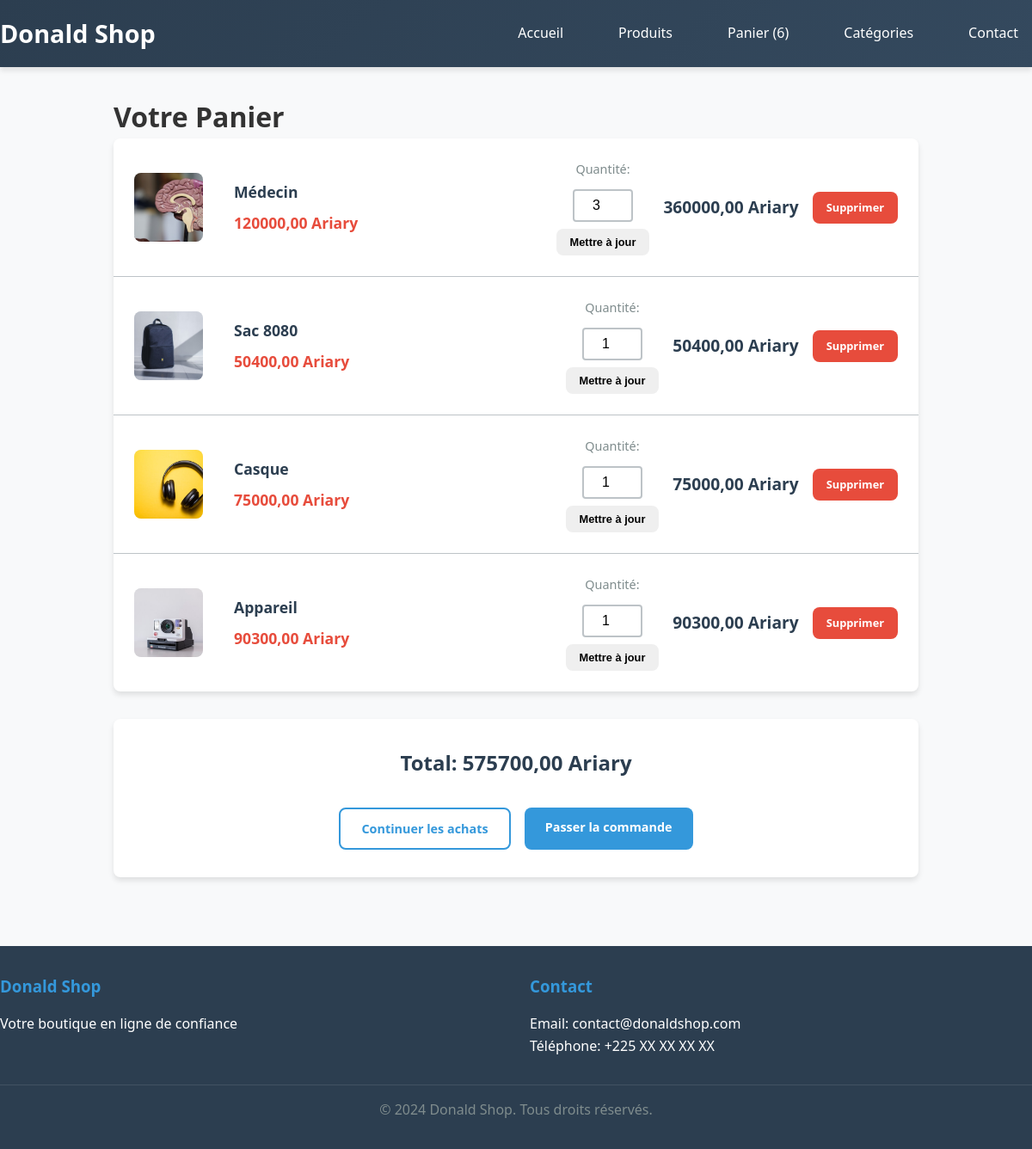
/panier/, run on the app's committed database.
### cart/models.py (models this page shows, shortened)
class Panier(models.Model):
    utilisateur = models.ForeignKey(User, on_delete=models.CASCADE, null=True, blank=True)
    session_key = models.CharField(max_length=40, null=True, blank=True)
    date_creation = models.DateTimeField(auto_now_add=True)
    date_modification = models.DateTimeField(auto_now=True)
    def total(self):
        return sum(item.sous_total() for item in self.items.all())
    def nombre_articles(self):
        return sum(item.quantite for item in self.items.all())

class ArticlePanier(models.Model):
    panier = models.ForeignKey(Panier, on_delete=models.CASCADE, related_name='items')
    produit = models.ForeignKey(Produit, on_delete=models.CASCADE)
    quantite = models.PositiveIntegerField(default=1)
    def sous_total(self):
        return self.produit.prix * self.quantite

### shop/models.py (models this page shows, shortened)
class Produit(models.Model):
    nom = models.CharField(max_length=200)
    prix = models.DecimalField(max_digits=10, decimal_places=2)
    description = models.TextField()
    image = models.ImageField(upload_to='produits/', blank=True, null=True)
    categorie = models.ForeignKey(Categorie, on_delete=models.CASCADE)
    en_stock = models.BooleanField(default=True)
    date_creation = models.DateTimeField(auto_now_add=True)
    class Meta:
        verbose_name = "Produit"
        verbose_name_plural = "Produits"
        ordering = ['-date_creation']

### cart/views.py (the view)
# urls.py: path('', views.voir_panier, name='voir_panier'),
def voir_panier(request):
    panier = get_panier(request)
    articles = panier.items.all()
    context = {
        'panier': panier,
        'articles': articles,
    }
    return render(request, 'cart/panier.html', context)

### cart/context_processors.py (called while the page is built)
def cart(request):
    if request.path.startswith('/admin/'):
        return {}
    panier = get_panier(request)
    return {
        'panier': panier
    }

### cart/views.py (called while the page is built)
def get_panier(request):
    if request.user.is_authenticated:
        panier, created = Panier.objects.get_or_create(utilisateur=request.user)
    else:
        session_key = request.session.session_key
        if not session_key:
            request.session.create()
            session_key = request.session.session_key
        panier, created = Panier.objects.get_or_create(session_key=session_key)
    return panier

### templates/cart/panier.html (shortened to what this page needs)
{% extends 'base.html' %}
{% load static %}
{% block content %}
<div class="cart-container">
    <h1>Votre Panier</h1>
    {% if articles %}
    <div class="cart-items">
        {% for article in articles %}
        <div class="cart-item">
            <div class="item-image">
                {% if article.produit.image %}
                <img src="{{ article.produit.image.url }}" alt="{{ article.produit.nom }}">
                {% else %}
                <div class="image-placeholder">{{ article.produit.nom }}</div>
                {% endif %}
            </div>
            <div class="item-details">
                <h3>{{ article.produit.nom }}</h3>
                <p class="item-price">{{ article.produit.prix }} Ariary</p>
            </div>
            <div class="item-quantity">
                <form method="post" action="{% url 'modifier_quantite' article.id %}">
                    <label>Quantité:</label>
                    <input type="number" name="quantite" value="{{ article.quantite }}" min="1" max="10">
                    <button type="submit" class="btn btn-small">Mettre à jour</button>
                </form>
            </div>
            <div class="item-subtotal">
                <strong>{{ article.sous_total }} Ariary</strong>
            </div>
            <div class="item-actions">
                <a href="{% url 'supprimer_article' article.id %}" class="btn btn-danger btn-small">Supprimer</a>
            </div>
        </div>
        {% endfor %}
    </div>
    <div class="cart-summary">
        <div class="total">
            <h3>Total: {{ panier.total }} Ariary</h3>
        </div>
        <div class="cart-actions">
            <a href="{% url 'liste_produits' %}" class="btn btn-outline">Continuer les achats</a>
            <a href="#" class="btn btn-primary">Passer la commande</a>
        </div>
    </div>
    {% else %}
    <div class="empty-cart">
        <h2>Votre panier est vide</h2>
        <p>Découvrez nos produits et ajoutez-les à votre panier !</p>
        <a href="{% url 'liste_produits' %}" class="btn btn-primary">Voir les produits</a>
    </div>
    {% endif %}
</div>
{% endblock %}

### templates/base.html (shortened to what this page needs)
<!DOCTYPE html>
<html lang="fr">
<head>
    <link rel="stylesheet" href="/static/css/styles.css">
</head>
<body>
    <header>
        <nav>
            <div class="logo">Donald Shop</div>
            <div class="nav-links">
                <a href="/">Accueil</a>
                <a href="/produits/">Produits</a>
                <a href="/panier/">Panier ({{ panier.nombre_articles }})</a>
                <a href="#">Catégories</a>
                <a href="#">Contact</a>
            </div>
        </nav>
    </header>
    <main class="container">
        {% block content %}
        {% endblock %}
    </main>
    <footer>
        <div class="footer-content">
            <div class="footer-section">
                <h3>Donald Shop</h3>
                <p>Votre boutique en ligne de confiance</p>
            </div>
            <div class="footer-section">
                <h3>Contact</h3>
                <p>Email: contact@donaldshop.com</p>
                <p>Téléphone: +225 XX XX XX XX</p>
            </div>
        </div>
        <div class="footer-bottom">
            <p>&copy; 2024 Donald Shop. Tous droits réservés.</p>
        </div>
    </footer>
</body>
</html>

### static/css/styles.css (style rules this page uses)
:root { --primary-color: #2c3e50; --secondary-color: #3498db; --accent-color: #e74c3c; --light-color: #ecf0f1; --dark-color: #2c3e50; --success-color: #27ae60; --warning-color: #f39c12; --text-color: #333; --text-light: #7f8c8d; --border-color: #bdc3c7; --shadow: 0 4px 6px rgba(0, 0, 0, 0.1); --border-radius: 8px; --transition: all 0.3s ease; }
* { margin: 0; padding: 0; box-sizing: border-box; }
body { font-family: 'Segoe UI', Tahoma, Geneva, Verdana, sans-serif; line-height: 1.6; color: var(--text-color); background-color: #f8f9fa; }
.container { max-width: 1200px; margin: 0 auto; padding: 0 20px; }
header { background: linear-gradient(135deg, var(--primary-color), #34495e); color: white; box-shadow: var(--shadow); position: sticky; top: 0; z-index: 1000; }
nav { display: flex; justify-content: space-between; align-items: center; padding: 1rem 0; }
.logo { font-size: 1.8rem; font-weight: bold; color: white; }
.nav-links { display: flex; list-style: none; gap: 2rem; }
.nav-links a { color: white; text-decoration: none; font-weight: 500; padding: 0.5rem 1rem; border-radius: var(--border-radius); transition: var(--transition); }
main { min-height: calc(100vh - 200px); padding: 2rem 0; }
.btn { padding: 0.7rem 1.5rem; border: none; border-radius: var(--border-radius); font-weight: 600; cursor: pointer; transition: var(--transition); text-decoration: none; display: inline-block; text-align: center; font-size: 0.9rem; }
.btn-primary { background: var(--secondary-color); color: white; }
.btn-outline { background: transparent; color: var(--secondary-color); border: 2px solid var(--secondary-color); }
.btn-danger { background: var(--accent-color); color: white; }
.btn-small { padding: 0.5rem 1rem; font-size: 0.8rem; }
footer { background: var(--dark-color); color: white; padding: 2rem 0; margin-top: 3rem; }
.footer-content { display: grid; grid-template-columns: repeat(auto-fit, minmax(250px, 1fr)); gap: 2rem; }
.footer-section h3 { margin-bottom: 1rem; color: var(--secondary-color); }
.footer-bottom { text-align: center; margin-top: 2rem; padding-top: 1rem; border-top: 1px solid rgba(255, 255, 255, 0.1); color: var(--text-light); }
.cart-container { max-width: 1000px; margin: 0 auto; padding: 2rem; }
.cart-items { background: white; border-radius: var(--border-radius); box-shadow: var(--shadow); margin-bottom: 2rem; overflow: hidden; }
.cart-item { display: grid; grid-template-columns: 100px 1fr auto auto auto; gap: 1rem; padding: 1.5rem; border-bottom: 1px solid var(--border-color); align-items: center; }
.cart-item:last-child { border-bottom: none; }
.item-image { width: 80px; height: 80px; border-radius: 8px; overflow: hidden; background: var(--light-color); display: flex; align-items: center; justify-content: center; }
.item-image img { width: 100%; height: 100%; object-fit: cover; }
.item-details h3 { margin: 0 0 0.5rem 0; color: var(--primary-color); font-size: 1.1rem; }
.item-price { color: var(--accent-color); font-weight: bold; font-size: 1.1rem; margin: 0; }
.item-quantity form { display: flex; flex-direction: column; gap: 0.5rem; align-items: center; }
.item-quantity label { font-size: 0.9rem; color: var(--text-light); margin-bottom: 0.25rem; }
.item-quantity input { width: 70px; padding: 0.5rem; border: 2px solid var(--border-color); border-radius: 4px; text-align: center; font-size: 1rem; }
.item-subtotal { font-size: 1.2rem; font-weight: bold; color: var(--primary-color); text-align: center; }
.item-actions { display: flex; gap: 0.5rem; }
.cart-summary { background: white; padding: 2rem; border-radius: var(--border-radius); box-shadow: var(--shadow); text-align: center; }
.cart-summary .total { margin-bottom: 2rem; }
.cart-summary .total h3 { color: var(--primary-color); font-size: 1.5rem; margin: 0; }
.cart-actions { display: flex; gap: 1rem; justify-content: center; flex-wrap: wrap; }

### data on the page
Panier: nombre_articles "6", total "575700,00"
ArticlePanier: produit.image (picture), produit.nom "Médecin", produit.prix "120000,00", quantite "3", sous_total "360000,00"
ArticlePanier: produit.image (picture), produit.nom "Sac 8080", produit.prix "50400,00", quantite "1", sous_total "50400,00"
ArticlePanier: produit.image (picture), produit.nom "Casque", produit.prix "75000,00", quantite "1", sous_total "75000,00"
ArticlePanier: produit.image (picture), produit.nom "Appareil", produit.prix "90300,00", quantite "1", sous_total "90300,00"
